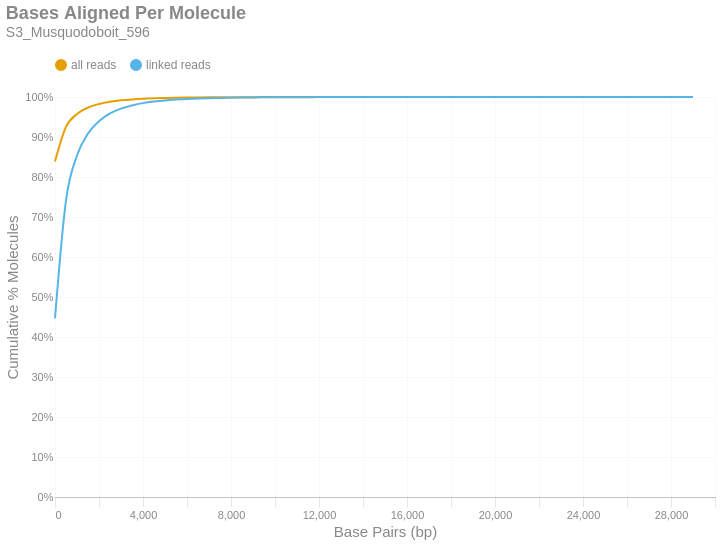

Notebook cell for this chart:
### Markdown cell above
### Bases Aligned Per Molecule
This is a cumulative frequency distribution showing the number of base pairs aligned per unique molecule. These data are shown in 500 bp bins. There are two distributions: one with `all reads` (yellow) and another with only `linked reads` (blue). The percent of molecules in the `linked reads` distribution is relative to the total number of linked molecules.

### Code cell
if SKIPLR:
    print_html(f"Skipped")
else:
    binned_df = consolidated_hist(valids['aligned_bp'], mask, 500, True)
    with SafeRender(binned_df):
        (
            density_plot(binned_df, 'Bases Aligned Per Molecule', samplename, 'basesper')
            .encode(
                x=alt.X('bin:Q', title="Base Pairs (bp)").axis(tickMinStep=500).scale(padding=0),
                y=alt.Y('value:Q', title='Cumulative % Molecules')
                    .axis(format='%')
                    .scale(domain = [0,1])
                    .stack(False),
                color=alt.Color("key:N").scale(domain = ["all reads", "linked reads"]),
                tooltip = [
                    alt.Tooltip("key:N", title = "Data Type"),
                    alt.Tooltip("range_label:N", title="Bases Aligned Per Molecule"),
                    alt.Tooltip("value:Q", format = ".2%", title="% Molecules (Cum.)")
                ]
            )
        ).display()

### Figure 1 — Vega-Lite specification as saved in the notebook (floating-point values rounded to 4 significant figures)
{"width": "container", "height": 400, "config": {"title": {"anchor": "start", "dy": -15, "fontSize": 18, "color": "#888888", "subtitleColor": "#888888", "subtitleFontSize": 14}, "arc": {"fill": "#0072B2"}, "axis": {"domainColor": "#888888", "domainWidth": 0.5, "gridWidth": 0.2, "grid": false, "titleFontWeight": 400, "titleFontSize": 15, "labelFontSize": 11, "labelColor": "#888888", "tickColor": "#888888", "tickWidth": 0.2, "titleColor": "#888888"}, "axisBand": {"grid": false}, "axisX": {"grid": true, "tickSize": 10, "domainCap": "round"}, "axisY": {"domain": false, "grid": true, "tickSize": 0, "domainCap": "round"}, "background": "transparent", "header": {"labelFontSize": 15, "labelColor": "#888888", "titleFontSize": 15, "titleFontWeight": 600, "titleColor": "#888888"}, "legend": {"labelFont": "sans-serif", "labelFontSize": 12, "labelColor": "#888888", "symbolSize": 100, "symbolType": "circle", "titleFontSize": 12, "titlePadding": 10, "titleColor": "#888888", "title": null, "orient": "top"}, "range": {"category": ["#E69F00", "#56B4E9", "#009E73", "#F0E442", "#0072B2", "#D55E00", "#CC79A7", "#000000"], "diverging": ["#cfe8f3", "#a2d4ec", "#73bfe2", "#46abdb", "#1696d2", "#12719e"]}, "area": {"fill": "#0072B2", "fillOpacity": 0.7, "line": true, "strokeOpacity": 0.7}, "line": {"color": "#0072B2", "stroke": "#0072B2", "strokeWidth": 2}, "trail": {"color": "#0072B2", "stroke": "#0072B2", "strokeWidth": 0, "size": 1}, "point": {"filled": true, "fillOpacity": 1.0, "size": 95}, "text": {"color": "#888888", "fontSize": 11, "align": "right", "fontWeight": 400, "size": 11}, "bar": {"fill": "#0072B2", "stroke": null}, "view": {"stroke": null, "continuousWidth": 660, "continuousHeight": 400}}, "data": {"name": "data-c9665f69e560b251c2acd1060e6c84b6"}, "mark": {"type": "line", "interpolate": "monotone", "point": {"opacity": 0, "size": 275}}, "encoding": {"color": {"field": "key", "scale": {"domain": ["all reads", "linked reads"]}, "type": "nominal"}, "tooltip": [{"field": "key", "title": "Data Type", "type": "nominal"}, {"field": "range_label", "title": "Bases Aligned Per Molecule", "type": "nominal"}, {"field": "value", "format": ".2%", "title": "% Molecules (Cum.)", "type": "quantitative"}], "x": {"axis": {"tickMinStep": 500}, "field": "bin", "scale": {"padding": 0}, "title": "Base Pairs (bp)", "type": "quantitative"}, "y": {"axis": {"format": "%"}, "field": "value", "scale": {"domain": [0, 1]}, "stack": false, "title": "Cumulative % Molecules", "type": "quantitative"}}, "params": [{"name": "param_c36ac31b6afebe62", "select": {"type": "point", "fields": ["key"]}, "bind": "legend"}], "title": {"text": "Bases Aligned Per Molecule", "subtitle": "S3_Musquodoboit_596"}, "transform": [{"fold": ["all reads (cumsum)", "linked reads (cumsum)"]}, {"calculate": "replace(datum.key, ' (cumsum)', '')", "as": "key"}, {"filter": {"param": "param_c36ac31b6afebe62"}}], "usermeta": {"embedOptions": {"downloadFileName": "S3_Musquodoboit_596.basesper"}}, "$schema": "https://vega.github.io/schema/vega-lite/v6.1.0.json", "datasets": {"data-c9665f69e560b251c2acd1060e6c84b6": [{"bin": "0.0", "interval": "0.0-500.0", "all reads": 0.8391, "linked reads": 0.4466, "all reads (cumsum)": 0.8391, "linked reads (cumsum)": 0.4466, "range_label": "0-499"}, {"bin": "500.0", "interval": "500.0-1000.0", "all reads": 0.08615, "linked reads": 0.2952, "all reads (cumsum)": 0.9252, "linked reads (cumsum)": 0.7418, "range_label": "500-999"}, {"bin": "1000.0", "interval": "1000.0-1500.0", "all reads": 0.03242, "linked reads": 0.1118, "all reads (cumsum)": 0.9577, "linked reads (cumsum)": 0.8536, "range_label": "1000-1499"}, {"bin": "1500.0", "interval": "1500.0-2000.0", "all reads": 0.01591, "linked reads": 0.05498, "all reads (cumsum)": 0.9736, "linked reads (cumsum)": 0.9086, "range_label": "1500-1999"}, {"bin": "2000.0", "interval": "2000.0-2500.0", "all reads": 0.008913, "linked reads": 0.03081, "all reads (cumsum)": 0.9825, "linked reads (cumsum)": 0.9394, "range_label": "2000-2499"}, {"bin": "2500.0", "interval": "2500.0-3000.0", "all reads": 0.005649, "linked reads": 0.01953, "all reads (cumsum)": 0.9881, "linked reads (cumsum)": 0.9589, "range_label": "2500-2999"}, {"bin": "3000.0", "interval": "3000.0-3500.0", "all reads": 0.003491, "linked reads": 0.01207, "all reads (cumsum)": 0.9916, "linked reads (cumsum)": 0.971, "range_label": "3000-3499"}, {"bin": "3500.0", "interval": "3500.0-4000.0", "all reads": 0.00229, "linked reads": 0.007919, "all reads (cumsum)": 0.9939, "linked reads (cumsum)": 0.9789, "range_label": "3500-3999"}, {"bin": "4000.0", "interval": "4000.0-4500.0", "all reads": 0.001673, "linked reads": 0.005785, "all reads (cumsum)": 0.9956, "linked reads (cumsum)": 0.9847, "range_label": "4000-4499"}, {"bin": "4500.0", "interval": "4500.0-5000.0", "all reads": 0.001141, "linked reads": 0.003947, "all reads (cumsum)": 0.9967, "linked reads (cumsum)": 0.9887, "range_label": "4500-4999"}, {"bin": "5000.0", "interval": "5000.0-5500.0", "all reads": 0.0008344, "linked reads": 0.002885, "all reads (cumsum)": 0.9976, "linked reads (cumsum)": 0.9915, "range_label": "5000-5499"}, {"bin": "5500.0", "interval": "5500.0-6000.0", "all reads": 0.0005741, "linked reads": 0.001985, "all reads (cumsum)": 0.9981, "linked reads (cumsum)": 0.9935, "range_label": "5500-5999"}, {"bin": "6000.0", "interval": "6000.0-6500.0", "all reads": 0.0004444, "linked reads": 0.001537, "all reads (cumsum)": 0.9986, "linked reads (cumsum)": 0.9951, "range_label": "6000-6499"}, {"bin": "6500.0", "interval": "6500.0-7000.0", "all reads": 0.0003189, "linked reads": 0.001103, "all reads (cumsum)": 0.9989, "linked reads (cumsum)": 0.9962, "range_label": "6500-6999"}, {"bin": "7000.0", "interval": "7000.0-7500.0", "all reads": 0.0002432, "linked reads": 0.000841, "all reads (cumsum)": 0.9991, "linked reads (cumsum)": 0.997, "range_label": "7000-7499"}, {"bin": "7500.0", "interval": "7500.0-8000.0", "all reads": 0.000196, "linked reads": 0.0006778, "all reads (cumsum)": 0.9993, "linked reads (cumsum)": 0.9977, "range_label": "7500-7999"}, {"bin": "8000.0", "interval": "8000.0-8500.0", "all reads": 0.0001416, "linked reads": 0.0004895, "all reads (cumsum)": 0.9995, "linked reads (cumsum)": 0.9982, "range_label": "8000-8499"}, {"bin": "8500.0", "interval": "8500.0-9000.0", "all reads": 0.0001162, "linked reads": 0.0004017, "all reads (cumsum)": 0.9996, "linked reads (cumsum)": 0.9986, "range_label": "8500-8999"}, {"bin": "9000.0", "interval": "9000.0-9500.0", "all reads": 9.854e-05, "linked reads": 0.0003407, "all reads (cumsum)": 0.9997, "linked reads (cumsum)": 0.9989, "range_label": "9000-9499"}, {"bin": "9500.0", "interval": "9500.0-10000.0", "all reads": 6.586e-05, "linked reads": 0.0002277, "all reads (cumsum)": 0.9998, "linked reads (cumsum)": 0.9991, "range_label": "9500-9999"}, {"bin": "10000.0", "interval": "10000.0-10500.0", "all reads": 5.082e-05, "linked reads": 0.0001757, "all reads (cumsum)": 0.9998, "linked reads (cumsum)": 0.9993, "range_label": "10000-10499"}, {"bin": "10500.0", "interval": "10500.0-11000.0", "all reads": 3.734e-05, "linked reads": 0.0001291, "all reads (cumsum)": 0.9998, "linked reads (cumsum)": 0.9994, "range_label": "10500-10999"}, {"bin": "11000.0", "interval": "11000.0-11500.0", "all reads": 2.904e-05, "linked reads": 0.0001004, "all reads (cumsum)": 0.9999, "linked reads (cumsum)": 0.9995, "range_label": "11000-11499"}, {"bin": "11500.0", "interval": "11500.0-12000.0", "all reads": 2.126e-05, "linked reads": 7.352e-05, "all reads (cumsum)": 0.9999, "linked reads (cumsum)": 0.9996, "range_label": "11500-11999"}, {"bin": "12000.0", "interval": "12000.0-12500.0", "all reads": 2.386e-05, "linked reads": 8.249e-05, "all reads (cumsum)": 0.9999, "linked reads (cumsum)": 0.9997, "range_label": "12000-12499"}, {"bin": "12500.0", "interval": "12500.0-13000.0", "all reads": 1.711e-05, "linked reads": 5.918e-05, "all reads (cumsum)": 0.9999, "linked reads (cumsum)": 0.9998, "range_label": "12500-12999"}, {"bin": "13000.0", "interval": "13000.0-13500.0", "all reads": 1.348e-05, "linked reads": 4.662e-05, "all reads (cumsum)": 0.9999, "linked reads (cumsum)": 0.9998, "range_label": "13000-13499"}, {"bin": "13500.0", "interval": "13500.0-14000.0", "all reads": 8.816e-06, "linked reads": 3.048e-05, "all reads (cumsum)": 1.0, "linked reads (cumsum)": 0.9998, "range_label": "13500-13999"}, {"bin": "14000.0", "interval": "14000.0-14500.0", "all reads": 7.261e-06, "linked reads": 2.51e-05, "all reads (cumsum)": 1.0, "linked reads (cumsum)": 0.9999, "range_label": "14000-14499"}, {"bin": "14500.0", "interval": "14500.0-15000.0", "all reads": 8.298e-06, "linked reads": 2.869e-05, "all reads (cumsum)": 1.0, "linked reads (cumsum)": 0.9999, "range_label": "14500-14999"}, {"bin": "15000.0", "interval": "15000.0-15500.0", "all reads": 5.186e-06, "linked reads": 1.793e-05, "all reads (cumsum)": 1.0, "linked reads (cumsum)": 0.9999, "range_label": "15000-15499"}, {"bin": "15500.0", "interval": "15500.0-16000.0", "all reads": 4.667e-06, "linked reads": 1.614e-05, "all reads (cumsum)": 1.0, "linked reads (cumsum)": 0.9999, "range_label": "15500-15999"}, {"bin": "16000.0", "interval": "16000.0-16500.0", "all reads": 3.63e-06, "linked reads": 1.255e-05, "all reads (cumsum)": 1.0, "linked reads (cumsum)": 0.9999, "range_label": "16000-16499"}, {"bin": "16500.0", "interval": "16500.0-17000.0", "all reads": 3.63e-06, "linked reads": 1.255e-05, "all reads (cumsum)": 1.0, "linked reads (cumsum)": 1.0, "range_label": "16500-16999"}, {"bin": "17000.0", "interval": "17000.0-17500.0", "all reads": 5.186e-07, "linked reads": 1.793e-06, "all reads (cumsum)": 1.0, "linked reads (cumsum)": 1.0, "range_label": "17000-17499"}, {"bin": "17500.0", "interval": "17500.0-18000.0", "all reads": 2.593e-06, "linked reads": 8.966e-06, "all reads (cumsum)": 1.0, "linked reads (cumsum)": 1.0, "range_label": "17500-17999"}, {"bin": "18000.0", "interval": "18000.0-18500.0", "all reads": 2.593e-06, "linked reads": 8.966e-06, "all reads (cumsum)": 1.0, "linked reads (cumsum)": 1.0, "range_label": "18000-18499"}, {"bin": "18500.0", "interval": "18500.0-19000.0", "all reads": 1.556e-06, "linked reads": 5.38e-06, "all reads (cumsum)": 1.0, "linked reads (cumsum)": 1.0, "range_label": "18500-18999"}, {"bin": "19000.0", "interval": "19000.0-19500.0", "all reads": 1.037e-06, "linked reads": 3.586e-06, "all reads (cumsum)": 1.0, "linked reads (cumsum)": 1.0, "range_label": "19000-19499"}, {"bin": "19500.0", "interval": "19500.0-20000.0", "all reads": 1.037e-06, "linked reads": 3.586e-06, "all reads (cumsum)": 1.0, "linked reads (cumsum)": 1.0, "range_label": "19500-19999"}, {"bin": "20000.0", "interval": "20000.0-20500.0", "all reads": 1.037e-06, "linked reads": 3.586e-06, "all reads (cumsum)": 1.0, "linked reads (cumsum)": 1.0, "range_label": "20000-20499"}, {"bin": "20500.0", "interval": "20500.0-21000.0", "all reads": 5.186e-07, "linked reads": 1.793e-06, "all reads (cumsum)": 1.0, "linked reads (cumsum)": 1.0, "range_label": "20500-20999"}, {"bin": "21000.0", "interval": "21000.0-21500.0", "all reads": 5.186e-07, "linked reads": 1.793e-06, "all reads (cumsum)": 1.0, "linked reads (cumsum)": 1.0, "range_label": "21000-21499"}, {"bin": "21500.0", "interval": "21500.0-22000.0", "all reads": 0.0, "linked reads": 0.0, "all reads (cumsum)": 1.0, "linked reads (cumsum)": 1.0, "range_label": "21500-21999"}, {"bin": "22000.0", "interval": "22000.0-22500.0", "all reads": 5.186e-07, "linked reads": 1.793e-06, "all reads (cumsum)": 1.0, "linked reads (cumsum)": 1.0, "range_label": "22000-22499"}, {"bin": "22500.0", "interval": "22500.0-23000.0", "all reads": 5.186e-07, "linked reads": 1.793e-06, "all reads (cumsum)": 1.0, "linked reads (cumsum)": 1.0, "range_label": "22500-22999"}, {"bin": "23000.0", "interval": "23000.0-23500.0", "all reads": 0.0, "linked reads": 0.0, "all reads (cumsum)": 1.0, "linked reads (cumsum)": 1.0, "range_label": "23000-23499"}, {"bin": "23500.0", "interval": "23500.0-24000.0", "all reads": 0.0, "linked reads": 0.0, "all reads (cumsum)": 1.0, "linked reads (cumsum)": 1.0, "range_label": "23500-23999"}, {"bin": "24000.0", "interval": "24000.0-24500.0", "all reads": 0.0, "linked reads": 0.0, "all reads (cumsum)": 1.0, "linked reads (cumsum)": 1.0, "range_label": "24000-24499"}, {"bin": "24500.0", "interval": "24500.0-25000.0", "all reads": 0.0, "linked reads": 0.0, "all reads (cumsum)": 1.0, "linked reads (cumsum)": 1.0, "range_label": "24500-24999"}, {"bin": "25000.0", "interval": "25000.0-25500.0", "all reads": 0.0, "linked reads": 0.0, "all reads (cumsum)": 1.0, "linked reads (cumsum)": 1.0, "range_label": "25000-25499"}, {"bin": "25500.0", "interval": "25500.0-26000.0", "all reads": 0.0, "linked reads": 0.0, "all reads (cumsum)": 1.0, "linked reads (cumsum)": 1.0, "range_label": "25500-25999"}, {"bin": "26000.0", "interval": "26000.0-26500.0", "all reads": 5.186e-07, "linked reads": 1.793e-06, "all reads (cumsum)": 1.0, "linked reads (cumsum)": 1.0, "range_label": "26000-26499"}, {"bin": "26500.0", "interval": "26500.0-27000.0", "all reads": 0.0, "linked reads": 0.0, "all reads (cumsum)": 1.0, "linked reads (cumsum)": 1.0, "range_label": "26500-26999"}, {"bin": "27000.0", "interval": "27000.0-27500.0", "all reads": 0.0, "linked reads": 0.0, "all reads (cumsum)": 1.0, "linked reads (cumsum)": 1.0, "range_label": "27000-27499"}, {"bin": "27500.0", "interval": "27500.0-28000.0", "all reads": 0.0, "linked reads": 0.0, "all reads (cumsum)": 1.0, "linked reads (cumsum)": 1.0, "range_label": "27500-27999"}, {"bin": "28000.0", "interval": "28000.0-28500.0", "all reads": 0.0, "linked reads": 0.0, "all reads (cumsum)": 1.0, "linked reads (cumsum)": 1.0, "range_label": "28000-28499"}, {"bin": "28500.0", "interval": "28500.0-29000.0", "all reads": 0.0, "linked reads": 0.0, "all reads (cumsum)": 1.0, "linked reads (cumsum)": 1.0, "range_label": "28500-28999"}, {"bin": "29000.0", "interval": "29000.0-29500.0", "all reads": 5.186e-07, "linked reads": 1.793e-06, "all reads (cumsum)": 1.0, "linked reads (cumsum)": 1.0, "range_label": "29000-29499"}]}}
